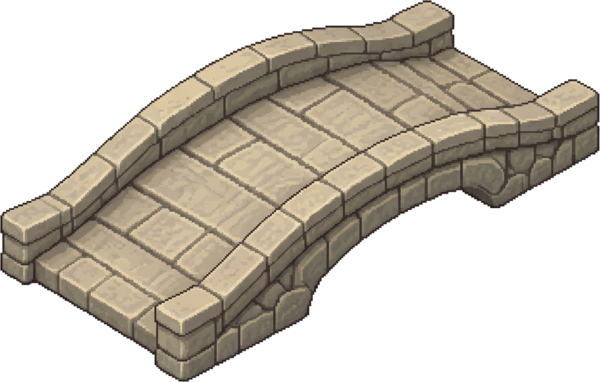
#> input picture preview/assets/bridge-stone-reference.png, 600 x 382 px, given in place of house-player-simple-concept.png, which was not available
$ python build_simple_house_orange_tree.py
#> lines starting #> are read from the running program, lines starting #| are printed output that depends on the picture; after the words box and inside, x2 and y2 are one past the last pixel; in counts of white or black regions, pixels touching at a corner belong together
#!/usr/bin/env python3
from PIL import Image, ImageDraw
from pathlib import Path
root=Path(__file__).resolve().parents[1]
items=[('house-player-simple-concept.png','simple-house.png'),('house-player-simple-back-concept.png','simple-house-back.png'),('orange-tree-concept.png','orange-tree.png')]
for source,name in items:
    image=Image.open(root/'preview/assets/character-redraw'/source).convert('RGB')
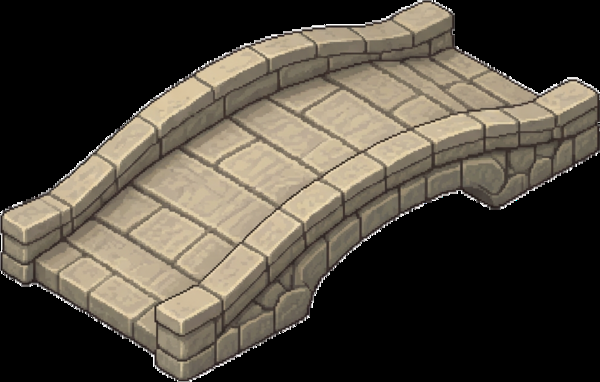
#> image: PIL image 600x382 RGB; mean R, G, B 78.8, 72.2, 61.5
    mask=Image.new('L',image.size)
#> mask: PIL image 600x382 L; every value is 0
    mask.putdata([255 if min(p)>220 and max(p)-min(p)<14 else 0 for p in image.getdata()])
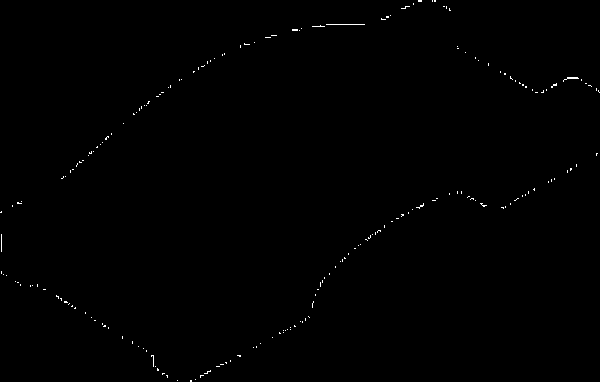
#> mask: PIL image 600x382 L; 0.3% white in thin lines or dots
    ImageDraw.floodfill(mask,(0,0),128,thresh=0)
#> mask: PIL image 600x382 L; values 128 (black) and 255 (white), 0.3% white in thin lines or dots
    alpha=mask.point(lambda x:0 if x==128 else 255)
    image.putalpha(alpha); image=image.crop(alpha.getbbox()); image.thumbnail((504,482),Image.Resampling.LANCZOS)
    out=Image.new('RGBA',(512,490));out.alpha_composite(image,((512-image.width)//2,490-image.height))
#> after `out = Image.new('RGBA', (512, 490))`: out: PIL image 512x490 RGBA; every value is 0
    out.save(root/'preview/assets'/name,optimize=True)
    out.save(root/'app/src/main/res/drawable-nodpi'/name.replace('-','_'),optimize=True)
#> pass 2 of the loop `for source,name in items:`:
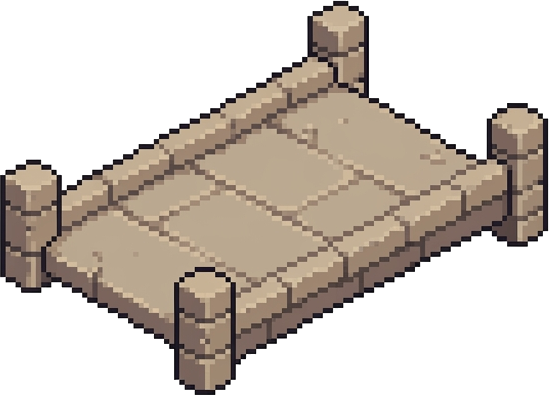
#> input picture preview/assets/bridge-stone-wide.png, 549 x 395 px, given in place of house-player-simple-back-concept.png, which was not available
#> `mask.putdata([255 if min(p)>220 and max(p)-min(p)<14 else 0 for p in i..`:
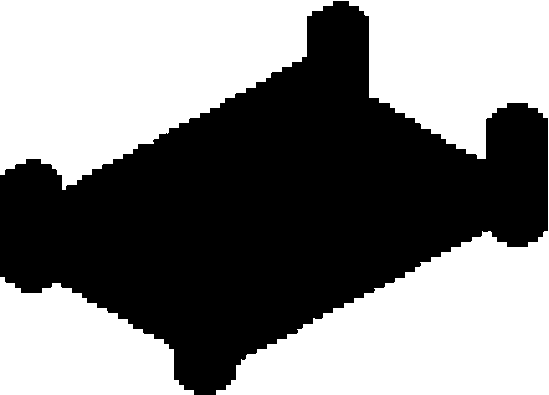
#> mask: PIL image 549x395 L; 52.1% white; 1 black region, box (x1, y1, x2, y2) and area: (0, 1, 548, 395) 103907
#> alpha: PIL image 549x395 L; 55.1% white; 1 black region, box (x1, y1, x2, y2) and area: (0, 0, 549, 395) 97330
#> `out.alpha_composite(image, ((512 - image.width) // 2, 490 - image.heig`:
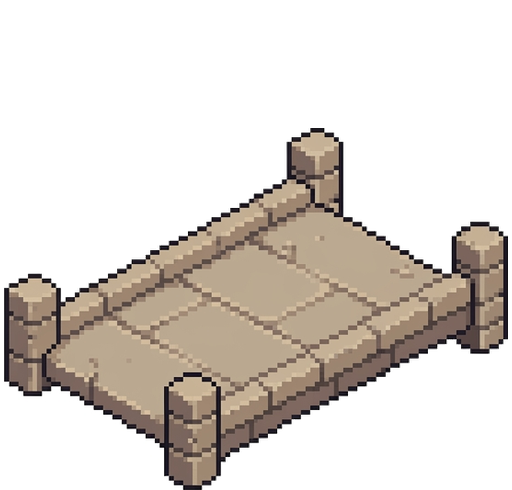
#> out: PIL image 512x490 RGBA; mean R, G, B, A 68, 61.5, 55.4, 102.7; transparent parts drawn white
